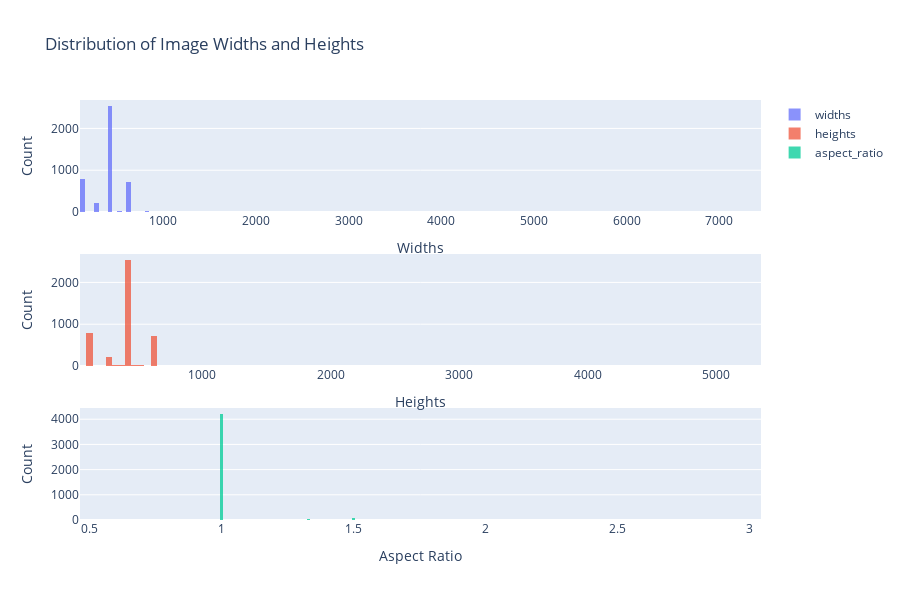

The cell this chart's notebook holds for it:
### Code cell
image_dimension(images_all)

### Figure 1 — Plotly figure (JSON) as saved in the notebook; plotly's stock layout.template omitted (floating-point values rounded to 4 significant figures; data arrays with more than 128 entries replaced by an {"elided": "..."} marker saying what was removed)
{"data": [{"name": "widths", "opacity": 0.75, "type": "histogram", "x": {"elided": "4473 int values"}, "xaxis": "x", "yaxis": "y"}, {"name": "heights", "opacity": 0.75, "type": "histogram", "x": {"elided": "4473 int values"}, "xaxis": "x2", "yaxis": "y2"}, {"name": "aspect_ratio", "opacity": 0.75, "type": "histogram", "x": {"elided": "4473 float values"}, "xaxis": "x3", "yaxis": "y3"}], "layout": {"height": 600, "title": {"text": "Distribution of Image Widths and Heights"}, "width": 900, "xaxis": {"anchor": "y", "domain": [0, 1], "title": {"text": "Widths"}}, "xaxis2": {"anchor": "y2", "domain": [0, 1], "title": {"text": "Heights"}}, "xaxis3": {"anchor": "y3", "domain": [0, 1], "title": {"text": "Aspect Ratio"}}, "yaxis": {"anchor": "x", "domain": [0.7333, 1], "title": {"text": "Count"}}, "yaxis2": {"anchor": "x2", "domain": [0.3667, 0.6333], "title": {"text": "Count"}}, "yaxis3": {"anchor": "x3", "domain": [0, 0.2667], "title": {"text": "Count"}}}}
